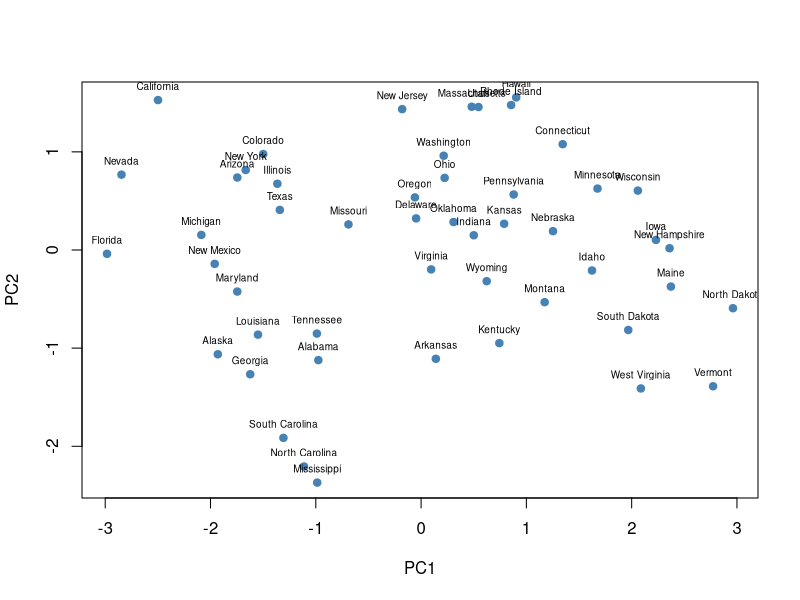

The R script that drew this image:
## ---- chunk 1
#| label: centrado

data("USArrests")

datos =  USArrests
datos_centrados = datos |>  scale(center = TRUE, scale = FALSE) |>  as.data.frame()
lapply(datos_centrados, mean)

datos_centrados |>  head(n = 10)
## ---- chunk 2
#| label: covarianza

matriz_covarianza = datos_centrados |>  cov() |>  as.data.frame()
lapply(datos_centrados, var)

datos_estandarizados = datos |>  scale(center = TRUE, scale = TRUE) |>  as.data.frame()
lapply(datos_estandarizados, var)

matriz_covarianza_estandarizada = datos_estandarizados |>  cov() |>  as.data.frame()
matriz_covarianza_estandarizada
## ---- chunk 3
#| label: eigen

valores = matriz_covarianza_estandarizada |>  eigen()
valores_propios  = valores$values
vectores_propios = valores$vectors |>  as.data.frame()

valores_propios
vectores_propios
## ---- chunk 4
#| label: prcomp
#| fig-width: 7
#| fig-height: 6
#| fig-align: center

pca = datos |> prcomp(center = TRUE, scale. = TRUE)
componentes = pca[["x"]] |>  as.data.frame()

plot(x = componentes$PC1, y = componentes$PC2,
     xlab = "PC1", ylab = "PC2", pch = 19, col = "steelblue")
text(componentes$PC1, componentes$PC2, labels = rownames(datos), pos = 3, cex = 0.6)
## ---- chunk 5
#| label: varianza

varianza = valores_propios / sum(valores_propios)
varianza_acumulada = cumsum(varianza)

data.frame(
  valores = valores_propios,
  varianza = varianza |>  round(digits = 4),
  varianza_acumulada = varianza_acumulada |>  round(digits = 4)
  )
## ---- chunk 6
#| label: resumen

summary(pca)

pca
